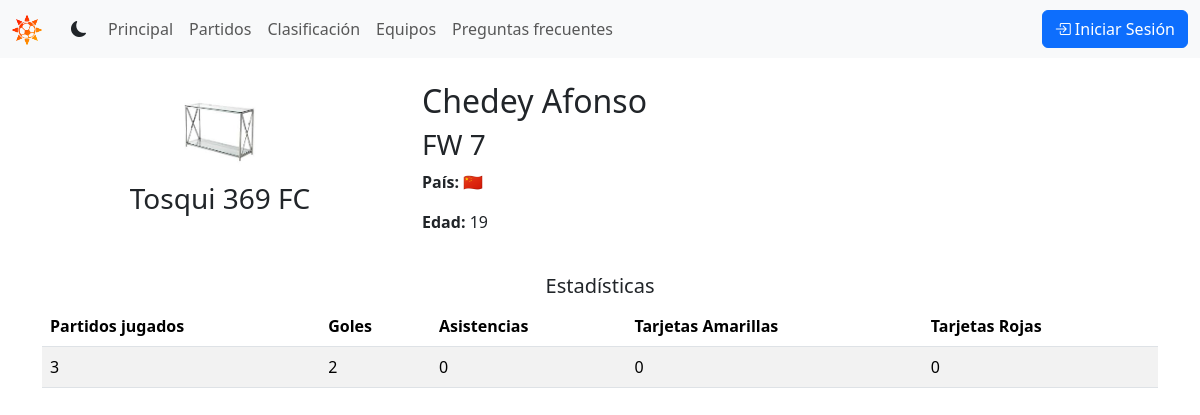
The app's page /players/6/, older data.
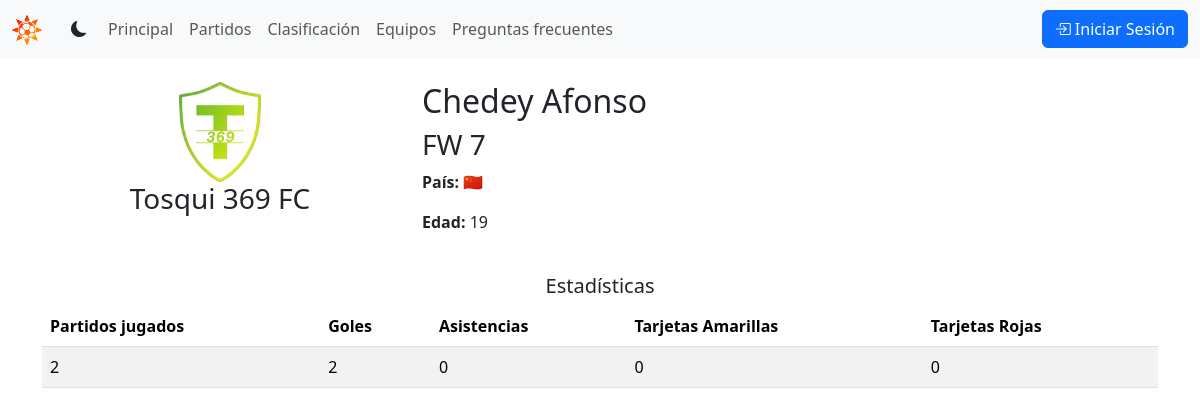
The same page, newer data.
### players/models.py (models this page shows, shortened)
class Player(models.Model):
    user = models.OneToOneField(settings.AUTH_USER_MODEL, on_delete=models.CASCADE)
    photo = models.ImageField(upload_to='players', default='players/default.png')
    team = models.ForeignKey('tournament.Team', related_name='players', null=True, on_delete=models.CASCADE)
    birthdate = models.DateField(blank=True, null=True)
    country = models.CharField(max_length=20, default='🇪🇸')
    number = models.SmallIntegerField(blank=True, default=00)
    GOALKEEPER = 'GK'
    DEFENDER = 'DF'
    MIDFIELDER = 'MD'
    FORWARD = 'FW'
    ROLE = {
        GOALKEEPER: 'Portero',
        DEFENDER: 'Defensa',
        MIDFIELDER: 'Centrocampista',
        FORWARD: 'Delantero'
    }
    position = models.CharField(
        max_length=2,
        choices=ROLE,
        default=MIDFIELDER,
    )
    played=models.SmallIntegerField(default=0)
    goals=models.SmallIntegerField(default=0)
    assists = models.SmallIntegerField(default=0)
    yellow_cards = models.SmallIntegerField(default=0)
    red_cards = models.SmallIntegerField(default=0)
    class Meta:
        ordering = ['team', 'position', 'number']

### tournament/models.py (models this page shows, shortened)
class Team(models.Model):
    name = models.CharField(max_length=100, unique=True)
    club_code = models.CharField(max_length=3, unique=True, default='UFC')
    shield = models.ImageField(upload_to='shields', default='shields/default.png')
    info = models.TextField(max_length=1000, blank=True)
    class Meta:
        ordering = ['name']

### players/views.py (the view)
# urls.py: path('<player_id>/', views.player_info, name='player-info'),
def player_info(request, player_id):
    player = Player.objects.get(id=player_id)
    age = get_player_age(player.birthdate)
    return render(request, 'players/player.html', {'player': player, 'age': age})

### players/funcs.py (called while the page is built)
def get_player_age(birthdate: date) -> int:
    now = date.today()
    TODAY = now.day
    MONTH = now.month
    YEAR = now.year
    if birthdate.month > MONTH:
        return YEAR - birthdate.year - 1
    elif birthdate.month == MONTH:
        if birthdate.day > TODAY:
            return YEAR - birthdate.year - 1
        else:
            return YEAR - birthdate.year
    else:
        return YEAR - birthdate.year

### players/templates/players/player.html
{% extends "base.html" %}
{% block content %}
<div class="container mt-4">
    <div class="row">
        <div class="col-md-4 text-center">
            <img src="{{ player.team.shield.url }}" class="img-fluid" style="max-width: 100px; max-height: 100px;" alt="Escudo de {{ player.team.name }}">
            <h3>{{ player.team.name }}</h3>
        </div>
        <div class="col-md-8">
            <h2>{{ player.user.first_name }} {{ player.user.last_name }}</h2>
            <h3>{{ player.position }}  {{ player.number }}</h3>
            <p><strong>País:</strong> {{ player.country }}</p>
            <p><strong>Edad:</strong> {{ age }}</p>
        </div>
    </div>
    <h2 class="lead text-center mt-4">Estadísticas</h2>
    <table class="table table-striped">
        <thead>
            <tr>
                <th>Partidos jugados</th>
                <th>Goles</th>
                <th>Asistencias</th>
                <th>Tarjetas Amarillas</th>
                <th>Tarjetas Rojas</th>
            </tr>
        </thead>
        <tbody>
            <tr>
                <td>{{ player.played }}</td>
                <td>{{ player.goals }}</td>
                <td>{{ player.assists }}</td>
                <td>{{ player.yellow_cards }}</td>
                <td>{{ player.red_cards }}</td>
            </tr>
        </tbody>
    </table>
</div>
{% endblock %}

Row changes from the older to the newer data that the page shows:
changed Player "FW": team.shield: a different picture; played "3" → "2"
